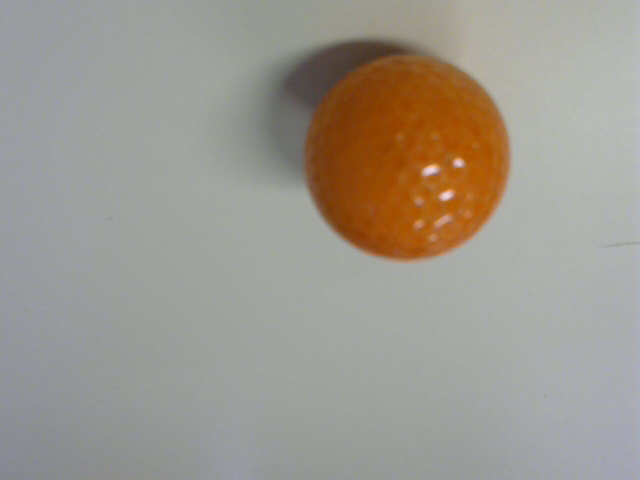
#> input picture new/DBIM/Originals/0/11.jpg, 1280 x 960 px (shown at 1/2 size); its folder holds only this picture in this run
$ python data_aug.py   (Python 2 division)
#> lines starting #> are read from the running program, lines starting #| are printed output that depends on the picture
import cv2
import numpy as np
import os

im_counter = 0
path = "./0/"

def crop (im):
    dif = im.shape[1]-im.shape[0]
    print "Dif", dif

    im = im [0:im.shape[0], dif/2:(im.shape[1])-dif/2 ]
    print "Shape", im.shape
    return  im


def walk_filter(im,inc=1):

    global path
    global im_counter
    if os.path.isdir(path+"Aug"):
        print "Directory  'Aug' already exist"
    else:
        os.mkdir(path+"Aug")
        print "Directory 'Aug' created"

    # Get the initial x and y and the final x and y
    xi = yi = 0; xf = yf= im.shape[0]
    #im_counter = 0
    #print "Xi:", xi, "Yf:", yf
    ratio = yf*0.875
    print "Ratio", ratio

    while yi+ratio <= yf:
        xi = 0
        while xi+ratio <= xf:
            crp = im[yi:yi+ratio,xi:xi+ratio]
            flip = cv2.flip(crp,1)
            #cv2.imshow("Walker", crp)
            #cv2.imshow("Flip", flip)
            #cv2.waitKey(10)
            xi+=inc
            cv2.imwrite(path+"Aug/"+str(im_counter)+".jpg", crp)
            cv2.imwrite(path+"Aug/"+str(im_counter+1)+".jpg", flip)

            im_counter+=2
        yi+=inc
    print "\nLog: %d images write in '%sAug' dir\n" % (im_counter,path)


def data_augmentation():

    #load image
    global path
    for root, dirs, files in os.walk(path):
        for f in files:
            if f.endswith(".jpg"):
                im = cv2.imread(path+f)

                print "Opening file '%s' in dir '%s'" % (f,os.getcwd())
                print "Original image:", im.shape

                #resize image
                scale = .1
                im = cv2.resize(im,None,fx=scale, fy=scale, interpolation = cv2.INTER_CUBIC)
                print "resized image:", im.shape

                #cv2.imshow("Original", im)

                #crop image
                #cv2.imshow("croped", crop(im))
                im = crop(im)
                #cv2.imshow("croped", im)

                #Start image augmentation
                walk_filter(im, 5)
                #cv2.waitKey(0)
        break

def flips():
    im = cv2.imread("./0/2.jpg")
    im1 = cv2.flip(im,0)
    im2 = cv2.flip(im,1)
    im1 = cv2.flip(im1,1)
    cv2.imwrite("13.jpg",im1)
    cv2.waitKey(0)


def main():
    for i in range(0,3):
        global path
        path = "./"+str(i)+"/"
        #print path
        data_augmentation()
#> in data_augmentation, im is the input picture: shape (960, 1280, 3); mean B, G, R 143.5, 152.1, 158.4
#| Original image: (960, 1280, 3)
#> in data_augmentation, `im = cv2.resize(im,None,fx=scale, fy=scale, interpolation = cv2.INTER_..`:
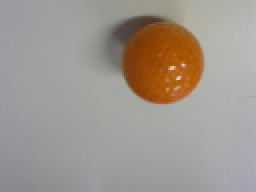
#> im: shape (96, 128, 3) (shown 2 times larger); mean B, G, R 143.5, 152.1, 158.4
#| resized image: (96, 128, 3)
#| Dif 32
#> in crop, `im = im [0:im.shape[0], dif/2:(im.shape[1])-dif/2 ]`:
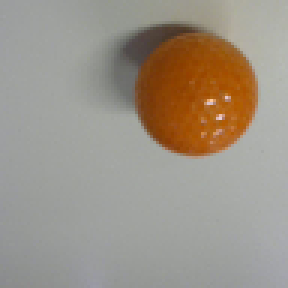
#> im: shape (96, 96, 3) (shown 3 times larger); mean of channels 0, 1, 2 135.8, 147.8, 156.7; drawn as B, G, R
#| Shape (96, 96, 3)
#| Ratio 84.0
#> after the loop in walk_filter, `while yi+ratio <= yf:`: im_counter = 0


if __name__ == '__main__':
#> (the run stopped early here; a loop or call above may not have finished)

$ run again, on new/DBIM/Originals/0/e1.jpg
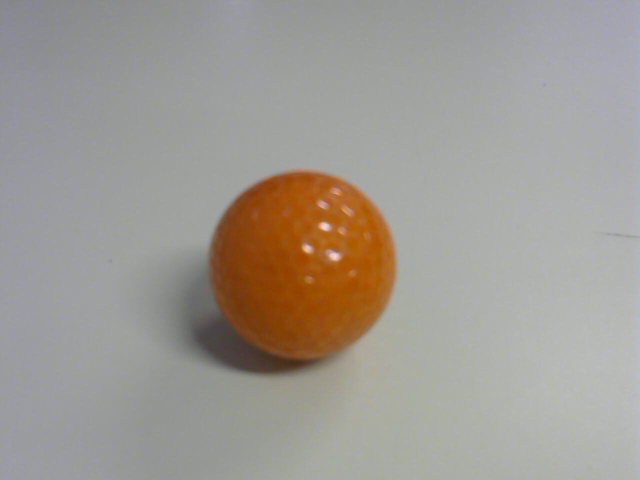
#> input picture new/DBIM/Originals/0/e1.jpg, 1280 x 960 px (shown at 1/2 size)
#> in data_augmentation, im is the input picture: shape (960, 1280, 3); mean B, G, R 147.8, 154.5, 159.5
#| Original image: (960, 1280, 3)
#> in data_augmentation, `im = cv2.resize(im,None,fx=scale, fy=scale, interpolation = cv2.INTER_..`:
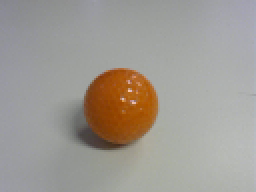
#> im: shape (96, 128, 3) (shown 2 times larger); mean B, G, R 147.8, 154.5, 159.5
#| resized image: (96, 128, 3)
#| Dif 32
#> in crop, `im = im [0:im.shape[0], dif/2:(im.shape[1])-dif/2 ]`:
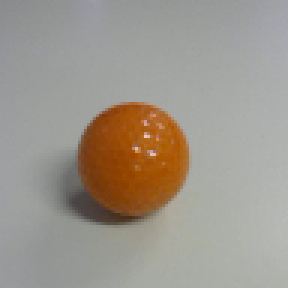
#> im: shape (96, 96, 3) (shown 3 times larger); mean of channels 0, 1, 2 141.3, 151.1, 158.2; drawn as B, G, R
#| Shape (96, 96, 3)
#| Ratio 84.0
#> after the loop in walk_filter, `while yi+ratio <= yf:`: im_counter = 0

$ run again, on new/DBIM/Originals/0/e2.jpg
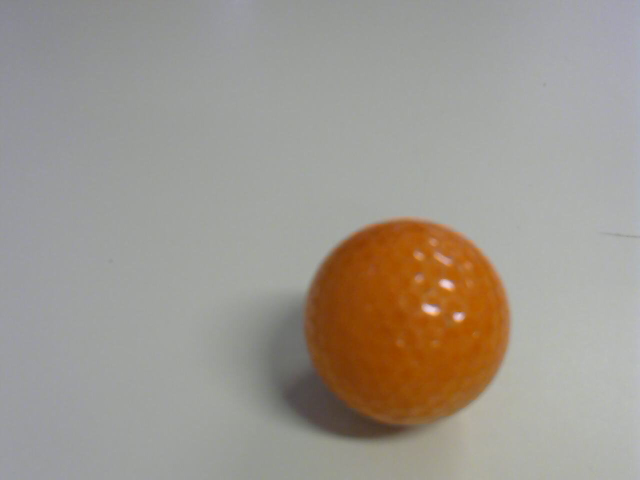
#> input picture new/DBIM/Originals/0/e2.jpg, 1280 x 960 px (shown at 1/2 size)
#> in data_augmentation, im is the input picture: shape (960, 1280, 3); mean B, G, R 143.5, 152.1, 158.4
#| Original image: (960, 1280, 3)
#> in data_augmentation, `im = cv2.resize(im,None,fx=scale, fy=scale, interpolation = cv2.INTER_..`:
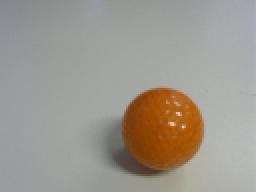
#> im: shape (96, 128, 3) (shown 2 times larger); mean B, G, R 143.4, 152.1, 158.4
#| resized image: (96, 128, 3)
#| Dif 32
#> in crop, `im = im [0:im.shape[0], dif/2:(im.shape[1])-dif/2 ]`:
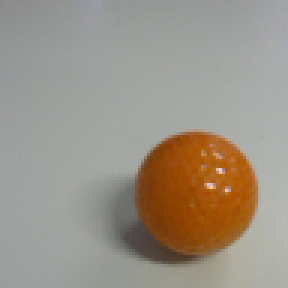
#> im: shape (96, 96, 3) (shown 3 times larger); mean of channels 0, 1, 2 135.8, 147.8, 156.7; drawn as B, G, R
#| Shape (96, 96, 3)
#| Ratio 84.0
#> after the loop in walk_filter, `while yi+ratio <= yf:`: im_counter = 0

$ run again, on new/DBIM/Originals/0/e3.jpg
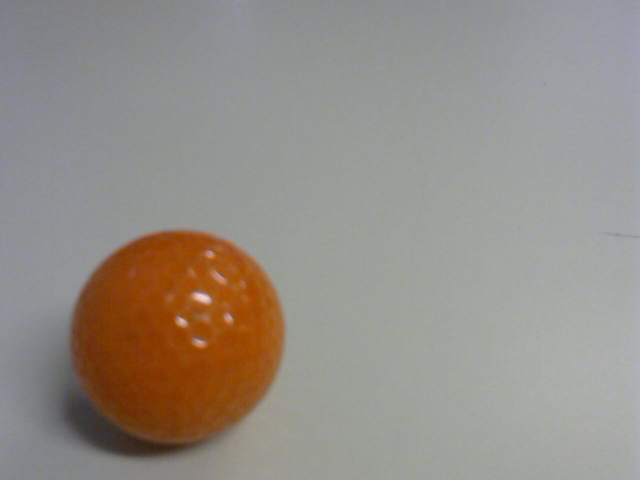
#> input picture new/DBIM/Originals/0/e3.jpg, 1280 x 960 px (shown at 1/2 size)
#> in data_augmentation, im is the input picture: shape (960, 1280, 3); mean B, G, R 135.6, 142.6, 149.4
#| Original image: (960, 1280, 3)
#> in data_augmentation, `im = cv2.resize(im,None,fx=scale, fy=scale, interpolation = cv2.INTER_..`:
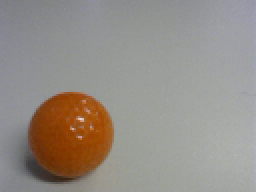
#> im: shape (96, 128, 3) (shown 2 times larger); mean B, G, R 135.6, 142.6, 149.4
#| resized image: (96, 128, 3)
#| Dif 32
#> in crop, `im = im [0:im.shape[0], dif/2:(im.shape[1])-dif/2 ]`:
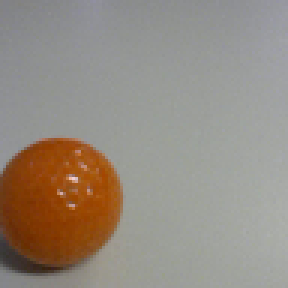
#> im: shape (96, 96, 3) (shown 3 times larger); mean of channels 0, 1, 2 129.9, 140.3, 149.5; drawn as B, G, R
#| Shape (96, 96, 3)
#| Ratio 84.0
#> after the loop in walk_filter, `while yi+ratio <= yf:`: im_counter = 0

$ run again, on new/DBIM/Originals/0/12.jpg
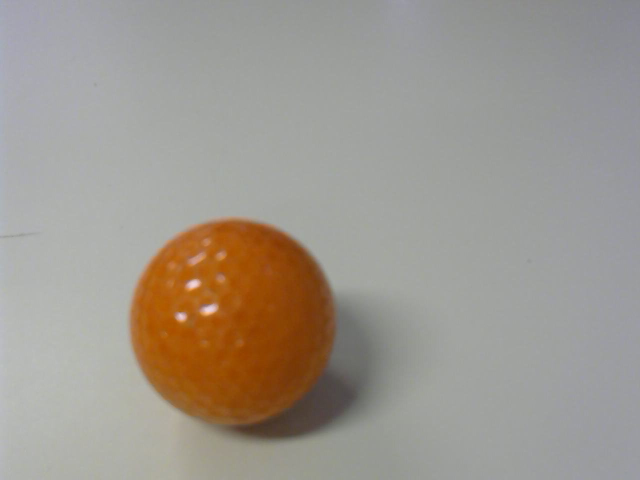
#> input picture new/DBIM/Originals/0/12.jpg, 1280 x 960 px (shown at 1/2 size)
#> in data_augmentation, im is the input picture: shape (960, 1280, 3); mean B, G, R 143.5, 152.1, 158.4
#| Original image: (960, 1280, 3)
#> in data_augmentation, `im = cv2.resize(im,None,fx=scale, fy=scale, interpolation = cv2.INTER_..`:
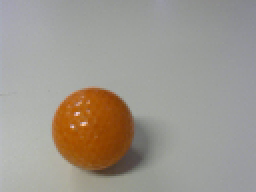
#> im: shape (96, 128, 3) (shown 2 times larger); mean B, G, R 143.4, 152.1, 158.4
#| resized image: (96, 128, 3)
#| Dif 32
#> in crop, `im = im [0:im.shape[0], dif/2:(im.shape[1])-dif/2 ]`:
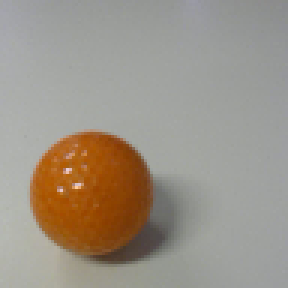
#> im: shape (96, 96, 3) (shown 3 times larger); mean of channels 0, 1, 2 135.8, 147.8, 156.7; drawn as B, G, R
#| Shape (96, 96, 3)
#| Ratio 84.0
#> after the loop in walk_filter, `while yi+ratio <= yf:`: im_counter = 0
